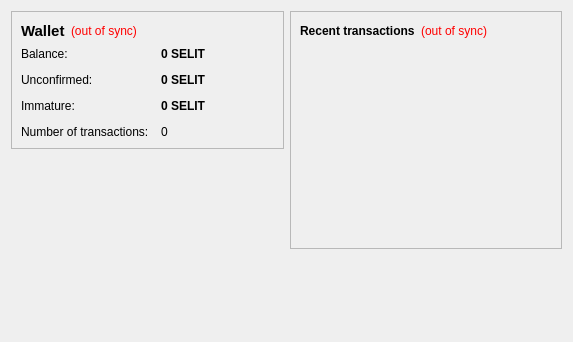
<?xml version="1.0" encoding="UTF-8"?>
<ui version="4.0">
 <class>OverviewPage</class>
 <widget class="QWidget" name="OverviewPage">
  <property name="geometry">
   <rect>
    <x>0</x>
    <y>0</y>
    <width>573</width>
    <height>342</height>
   </rect>
  </property>
  <property name="windowTitle">
   <string>Form</string>
  </property>
  <layout class="QHBoxLayout" name="horizontalLayout" stretch="1,1">
   <item>
    <layout class="QVBoxLayout" name="verticalLayout_2">
     <item>
      <widget class="QFrame" name="frame">
       <property name="frameShape">
        <enum>QFrame::StyledPanel</enum>
       </property>
       <property name="frameShadow">
        <enum>QFrame::Raised</enum>
       </property>
       <layout class="QVBoxLayout" name="verticalLayout_4">
        <item>
         <layout class="QHBoxLayout" name="horizontalLayout_4">
          <item>
           <widget class="QLabel" name="label_5">
            <property name="font">
             <font>
              <pointsize>11</pointsize>
              <weight>75</weight>
              <bold>true</bold>
             </font>
            </property>
            <property name="text">
             <string>Wallet</string>
            </property>
           </widget>
          </item>
          <item>
           <widget class="QLabel" name="labelWalletStatus">
            <property name="toolTip">
             <string>The displayed information may be out of date. Your wallet automatically synchronizes with the SelitCoin network after a connection is established, but this process has not completed yet.</string>
            </property>
            <property name="styleSheet">
             <string notr="true">QLabel { color: red; }</string>
            </property>
            <property name="text">
             <string notr="true">(out of sync)</string>
            </property>
            <property name="alignment">
             <set>Qt::AlignLeading|Qt::AlignLeft|Qt::AlignVCenter</set>
            </property>
           </widget>
          </item>
          <item>
           <spacer name="horizontalSpacer_2">
            <property name="orientation">
             <enum>Qt::Horizontal</enum>
            </property>
            <property name="sizeHint" stdset="0">
             <size>
              <width>40</width>
              <height>20</height>
             </size>
            </property>
           </spacer>
          </item>
         </layout>
        </item>
        <item>
         <layout class="QFormLayout" name="formLayout_2">
          <property name="fieldGrowthPolicy">
           <enum>QFormLayout::AllNonFixedFieldsGrow</enum>
          </property>
          <property name="horizontalSpacing">
           <number>12</number>
          </property>
          <property name="verticalSpacing">
           <number>12</number>
          </property>
          <item row="0" column="0">
           <widget class="QLabel" name="label">
            <property name="text">
             <string>Balance:</string>
            </property>
           </widget>
          </item>
          <item row="0" column="1">
           <widget class="QLabel" name="labelBalance">
            <property name="font">
             <font>
              <weight>75</weight>
              <bold>true</bold>
             </font>
            </property>
            <property name="cursor">
             <cursorShape>IBeamCursor</cursorShape>
            </property>
            <property name="toolTip">
             <string>Your current balance</string>
            </property>
            <property name="text">
             <string notr="true">0 SELIT</string>
            </property>
            <property name="textInteractionFlags">
             <set>Qt::LinksAccessibleByMouse|Qt::TextSelectableByKeyboard|Qt::TextSelectableByMouse</set>
            </property>
           </widget>
          </item>
          <item row="1" column="0">
           <widget class="QLabel" name="label_3">
            <property name="text">
             <string>Unconfirmed:</string>
            </property>
           </widget>
          </item>
          <item row="1" column="1">
           <widget class="QLabel" name="labelUnconfirmed">
            <property name="font">
             <font>
              <weight>75</weight>
              <bold>true</bold>
             </font>
            </property>
            <property name="cursor">
             <cursorShape>IBeamCursor</cursorShape>
            </property>
            <property name="toolTip">
             <string>Total of transactions that have yet to be confirmed, and do not yet count toward the current balance</string>
            </property>
            <property name="text">
             <string notr="true">0 SELIT</string>
            </property>
            <property name="textInteractionFlags">
             <set>Qt::LinksAccessibleByMouse|Qt::TextSelectableByKeyboard|Qt::TextSelectableByMouse</set>
            </property>
           </widget>
          </item>
          <item row="3" column="0">
           <widget class="QLabel" name="label_2">
            <property name="text">
             <string>Number of transactions:</string>
            </property>
           </widget>
          </item>
          <item row="3" column="1">
           <widget class="QLabel" name="labelNumTransactions">
            <property name="toolTip">
             <string>Total number of transactions in wallet</string>
            </property>
            <property name="text">
             <string notr="true">0</string>
            </property>
           </widget>
          </item>
          <item row="2" column="0">
           <widget class="QLabel" name="labelImmatureText">
            <property name="text">
             <string>Immature:</string>
            </property>
           </widget>
          </item>
          <item row="2" column="1">
           <widget class="QLabel" name="labelImmature">
            <property name="font">
             <font>
              <weight>75</weight>
              <bold>true</bold>
             </font>
            </property>
            <property name="toolTip">
             <string>Mined balance that has not yet matured</string>
            </property>
            <property name="text">
             <string notr="true">0 SELIT</string>
            </property>
            <property name="textInteractionFlags">
             <set>Qt::LinksAccessibleByMouse|Qt::TextSelectableByKeyboard|Qt::TextSelectableByMouse</set>
            </property>
           </widget>
          </item>
         </layout>
        </item>
       </layout>
      </widget>
     </item>
     <item>
      <spacer name="verticalSpacer">
       <property name="orientation">
        <enum>Qt::Vertical</enum>
       </property>
       <property name="sizeHint" stdset="0">
        <size>
         <width>20</width>
         <height>40</height>
        </size>
       </property>
      </spacer>
     </item>
    </layout>
   </item>
   <item>
    <layout class="QVBoxLayout" name="verticalLayout_3">
     <item>
      <widget class="QFrame" name="frame_2">
       <property name="frameShape">
        <enum>QFrame::StyledPanel</enum>
       </property>
       <property name="frameShadow">
        <enum>QFrame::Raised</enum>
       </property>
       <layout class="QVBoxLayout" name="verticalLayout">
        <item>
         <layout class="QHBoxLayout" name="horizontalLayout_2">
          <item>
           <widget class="QLabel" name="label_4">
            <property name="text">
             <string>&lt;b&gt;Recent transactions&lt;/b&gt;</string>
            </property>
           </widget>
          </item>
          <item>
           <widget class="QLabel" name="labelTransactionsStatus">
            <property name="toolTip">
             <string>The displayed information may be out of date. Your wallet automatically synchronizes with the SelitCoin network after a connection is established, but this process has not completed yet.</string>
            </property>
            <property name="styleSheet">
             <string notr="true">QLabel { color: red; }</string>
            </property>
            <property name="text">
             <string notr="true">(out of sync)</string>
            </property>
            <property name="alignment">
             <set>Qt::AlignRight|Qt::AlignTrailing|Qt::AlignVCenter</set>
            </property>
           </widget>
          </item>
          <item>
           <spacer name="horizontalSpacer">
            <property name="orientation">
             <enum>Qt::Horizontal</enum>
            </property>
            <property name="sizeHint" stdset="0">
             <size>
              <width>40</width>
              <height>20</height>
             </size>
            </property>
           </spacer>
          </item>
         </layout>
        </item>
        <item>
         <widget class="QListView" name="listTransactions">
          <property name="styleSheet">
           <string notr="true">QListView { background: transparent; }</string>
          </property>
          <property name="frameShape">
           <enum>QFrame::NoFrame</enum>
          </property>
          <property name="verticalScrollBarPolicy">
           <enum>Qt::ScrollBarAlwaysOff</enum>
          </property>
          <property name="horizontalScrollBarPolicy">
           <enum>Qt::ScrollBarAlwaysOff</enum>
          </property>
          <property name="selectionMode">
           <enum>QAbstractItemView::NoSelection</enum>
          </property>
         </widget>
        </item>
       </layout>
      </widget>
     </item>
     <item>
      <spacer name="verticalSpacer_2">
       <property name="orientation">
        <enum>Qt::Vertical</enum>
       </property>
       <property name="sizeHint" stdset="0">
        <size>
         <width>20</width>
         <height>40</height>
        </size>
       </property>
      </spacer>
     </item>
    </layout>
   </item>
  </layout>
 </widget>
 <resources/>
 <connections/>
</ui>
